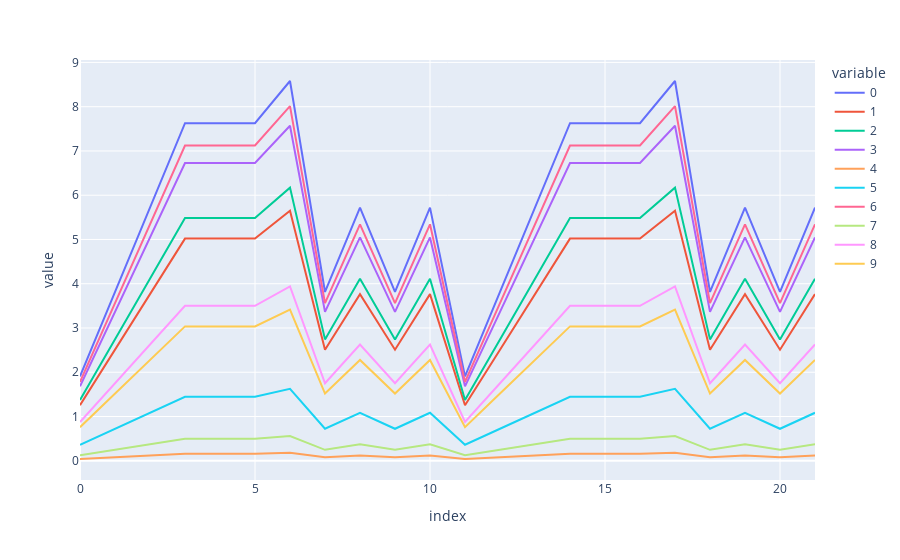

Notebook code cell kept with this figure:
### Code cell
import plotly.express as px

px.line(df2)

### Figure 1 — Plotly figure (JSON) as saved in the notebook; plotly's stock layout.template omitted (floating-point values rounded to 4 significant figures)
{"data": [{"hovertemplate": "variable=0<br>index=%{x}<br>value=%{y}<extra></extra>", "legendgroup": "0", "line": {"color": "#636efa", "dash": "solid"}, "mode": "lines", "name": "0", "orientation": "v", "showlegend": true, "type": "scatter", "x": [0, 1, 2, 3, 4, 5, 6, 7, 8, 9, 10, 11, 12, 13, 14, 15, 16, 17, 18, 19, 20, 21], "xaxis": "x", "y": [1.907, 3.814, 5.72, 7.627, 7.627, 7.627, 8.58, 3.814, 5.72, 3.814, 5.72, 1.907, 3.814, 5.72, 7.627, 7.627, 7.627, 8.58, 3.814, 5.72, 3.814, 5.72], "yaxis": "y"}, {"hovertemplate": "variable=1<br>index=%{x}<br>value=%{y}<extra></extra>", "legendgroup": "1", "line": {"color": "#EF553B", "dash": "solid"}, "mode": "lines", "name": "1", "orientation": "v", "showlegend": true, "type": "scatter", "x": [0, 1, 2, 3, 4, 5, 6, 7, 8, 9, 10, 11, 12, 13, 14, 15, 16, 17, 18, 19, 20, 21], "xaxis": "x", "y": [1.255, 2.51, 3.765, 5.02, 5.02, 5.02, 5.647, 2.51, 3.765, 2.51, 3.765, 1.255, 2.51, 3.765, 5.02, 5.02, 5.02, 5.647, 2.51, 3.765, 2.51, 3.765], "yaxis": "y"}, {"hovertemplate": "variable=2<br>index=%{x}<br>value=%{y}<extra></extra>", "legendgroup": "2", "line": {"color": "#00cc96", "dash": "solid"}, "mode": "lines", "name": "2", "orientation": "v", "showlegend": true, "type": "scatter", "x": [0, 1, 2, 3, 4, 5, 6, 7, 8, 9, 10, 11, 12, 13, 14, 15, 16, 17, 18, 19, 20, 21], "xaxis": "x", "y": [1.371, 2.743, 4.114, 5.485, 5.485, 5.485, 6.171, 2.743, 4.114, 2.743, 4.114, 1.371, 2.743, 4.114, 5.485, 5.485, 5.485, 6.171, 2.743, 4.114, 2.743, 4.114], "yaxis": "y"}, {"hovertemplate": "variable=3<br>index=%{x}<br>value=%{y}<extra></extra>", "legendgroup": "3", "line": {"color": "#ab63fa", "dash": "solid"}, "mode": "lines", "name": "3", "orientation": "v", "showlegend": true, "type": "scatter", "x": [0, 1, 2, 3, 4, 5, 6, 7, 8, 9, 10, 11, 12, 13, 14, 15, 16, 17, 18, 19, 20, 21], "xaxis": "x", "y": [1.682, 3.364, 5.046, 6.728, 6.728, 6.728, 7.569, 3.364, 5.046, 3.364, 5.046, 1.682, 3.364, 5.046, 6.728, 6.728, 6.728, 7.569, 3.364, 5.046, 3.364, 5.046], "yaxis": "y"}, {"hovertemplate": "variable=4<br>index=%{x}<br>value=%{y}<extra></extra>", "legendgroup": "4", "line": {"color": "#FFA15A", "dash": "solid"}, "mode": "lines", "name": "4", "orientation": "v", "showlegend": true, "type": "scatter", "x": [0, 1, 2, 3, 4, 5, 6, 7, 8, 9, 10, 11, 12, 13, 14, 15, 16, 17, 18, 19, 20, 21], "xaxis": "x", "y": [0.04007, 0.08014, 0.1202, 0.1603, 0.1603, 0.1603, 0.1803, 0.08014, 0.1202, 0.08014, 0.1202, 0.04007, 0.08014, 0.1202, 0.1603, 0.1603, 0.1603, 0.1803, 0.08014, 0.1202, 0.08014, 0.1202], "yaxis": "y"}, {"hovertemplate": "variable=5<br>index=%{x}<br>value=%{y}<extra></extra>", "legendgroup": "5", "line": {"color": "#19d3f3", "dash": "solid"}, "mode": "lines", "name": "5", "orientation": "v", "showlegend": true, "type": "scatter", "x": [0, 1, 2, 3, 4, 5, 6, 7, 8, 9, 10, 11, 12, 13, 14, 15, 16, 17, 18, 19, 20, 21], "xaxis": "x", "y": [0.3615, 0.723, 1.084, 1.446, 1.446, 1.446, 1.627, 0.723, 1.084, 0.723, 1.084, 0.3615, 0.723, 1.084, 1.446, 1.446, 1.446, 1.627, 0.723, 1.084, 0.723, 1.084], "yaxis": "y"}, {"hovertemplate": "variable=6<br>index=%{x}<br>value=%{y}<extra></extra>", "legendgroup": "6", "line": {"color": "#FF6692", "dash": "solid"}, "mode": "lines", "name": "6", "orientation": "v", "showlegend": true, "type": "scatter", "x": [0, 1, 2, 3, 4, 5, 6, 7, 8, 9, 10, 11, 12, 13, 14, 15, 16, 17, 18, 19, 20, 21], "xaxis": "x", "y": [1.781, 3.561, 5.342, 7.122, 7.122, 7.122, 8.013, 3.561, 5.342, 3.561, 5.342, 1.781, 3.561, 5.342, 7.122, 7.122, 7.122, 8.013, 3.561, 5.342, 3.561, 5.342], "yaxis": "y"}, {"hovertemplate": "variable=7<br>index=%{x}<br>value=%{y}<extra></extra>", "legendgroup": "7", "line": {"color": "#B6E880", "dash": "solid"}, "mode": "lines", "name": "7", "orientation": "v", "showlegend": true, "type": "scatter", "x": [0, 1, 2, 3, 4, 5, 6, 7, 8, 9, 10, 11, 12, 13, 14, 15, 16, 17, 18, 19, 20, 21], "xaxis": "x", "y": [0.1239, 0.2477, 0.3716, 0.4955, 0.4955, 0.4955, 0.5574, 0.2477, 0.3716, 0.2477, 0.3716, 0.1239, 0.2477, 0.3716, 0.4955, 0.4955, 0.4955, 0.5574, 0.2477, 0.3716, 0.2477, 0.3716], "yaxis": "y"}, {"hovertemplate": "variable=8<br>index=%{x}<br>value=%{y}<extra></extra>", "legendgroup": "8", "line": {"color": "#FF97FF", "dash": "solid"}, "mode": "lines", "name": "8", "orientation": "v", "showlegend": true, "type": "scatter", "x": [0, 1, 2, 3, 4, 5, 6, 7, 8, 9, 10, 11, 12, 13, 14, 15, 16, 17, 18, 19, 20, 21], "xaxis": "x", "y": [0.8756, 1.751, 2.627, 3.502, 3.502, 3.502, 3.94, 1.751, 2.627, 1.751, 2.627, 0.8756, 1.751, 2.627, 3.502, 3.502, 3.502, 3.94, 1.751, 2.627, 1.751, 2.627], "yaxis": "y"}, {"hovertemplate": "variable=9<br>index=%{x}<br>value=%{y}<extra></extra>", "legendgroup": "9", "line": {"color": "#FECB52", "dash": "solid"}, "mode": "lines", "name": "9", "orientation": "v", "showlegend": true, "type": "scatter", "x": [0, 1, 2, 3, 4, 5, 6, 7, 8, 9, 10, 11, 12, 13, 14, 15, 16, 17, 18, 19, 20, 21], "xaxis": "x", "y": [0.7591, 1.518, 2.277, 3.036, 3.036, 3.036, 3.416, 1.518, 2.277, 1.518, 2.277, 0.7591, 1.518, 2.277, 3.036, 3.036, 3.036, 3.416, 1.518, 2.277, 1.518, 2.277], "yaxis": "y"}], "layout": {"legend": {"title": {"text": "variable"}, "tracegroupgap": 0}, "margin": {"t": 60}, "xaxis": {"anchor": "y", "domain": [0, 1], "title": {"text": "index"}}, "yaxis": {"anchor": "x", "domain": [0, 1], "title": {"text": "value"}}}}
